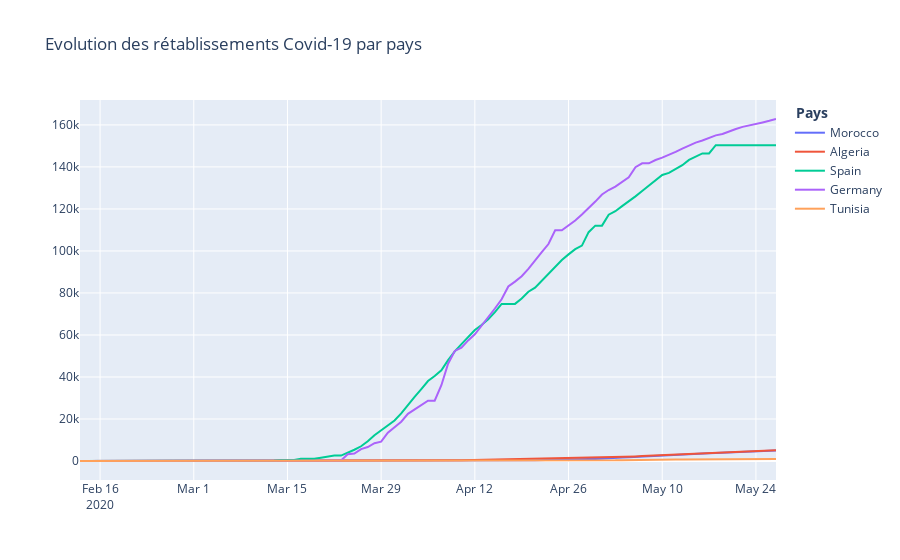

Notebook code cell kept with this figure:
### Code cell
# Nombre des guérisons

fig = g.Figure()
#pays = ['Morocco', 'Algeria', 'Spain', 'Germany', 'Tunisia']
fig.add_trace(g.Scatter(
    y=serie_recovred['Morocco'],
    x=serie_recovred.index,
    name='Morocco'
))

fig.add_trace(g.Scatter(
    y=serie_recovred['Algeria'],
    x=serie_recovred.index,
    name='Algeria'
))

fig.add_trace(g.Scatter(
    y=serie_recovred['Spain'],
    x=serie_recovred.index,
    name='Spain'
))

fig.add_trace(g.Scatter(
    y=serie_recovred['Germany'],
    x=serie_recovred.index,
    name='Germany'
))

fig.add_trace(g.Scatter(
    y=serie_recovred['Tunisia'],
    x=serie_recovred.index,
    name='Tunisia'
))

fig.update_layout(title="Evolution des rétablissements Covid-19 par pays", legend_title='<b> Pays </b>', hovermode="x")
fig.show()
